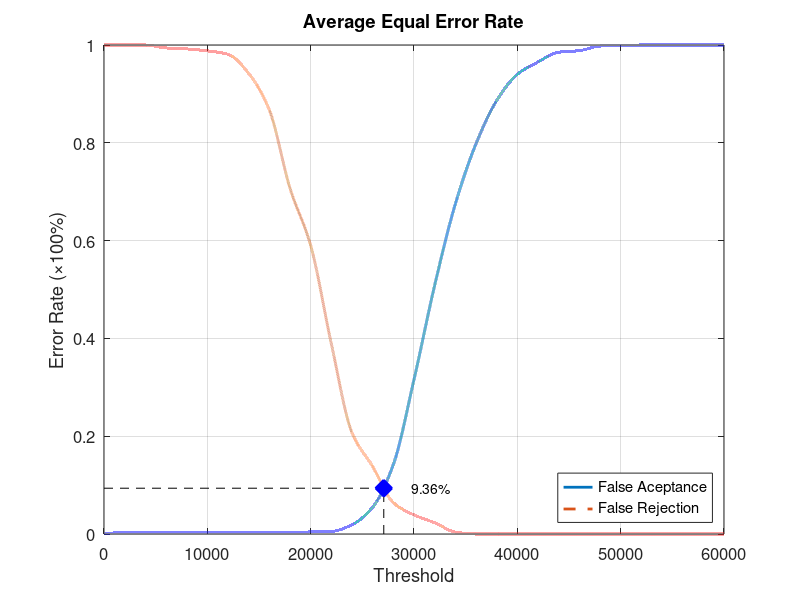
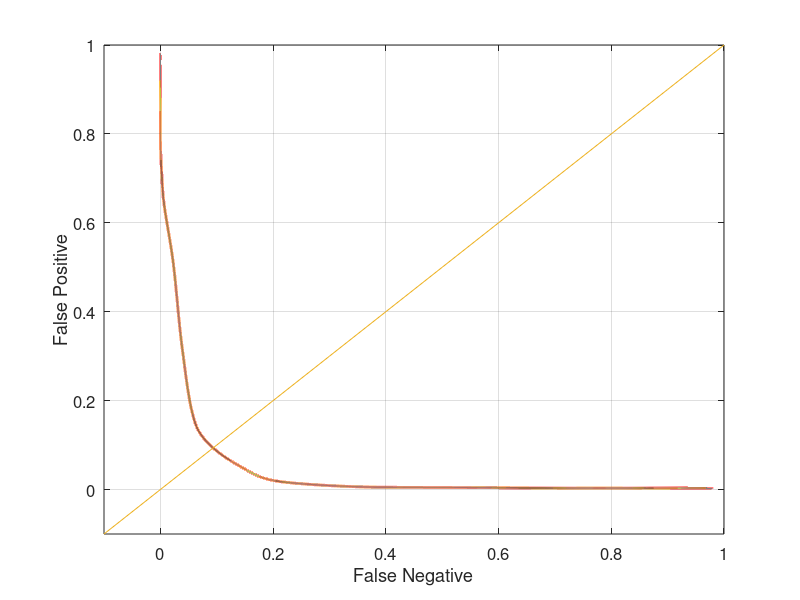

Write the MATLAB code that produced these figures, in order.
function yEER = Database3Average
close all;
clear;
clc;
x = 0:2000:60000;
xq = 0:0.5:60000;

y0 = [0 0.0031579 0.0031579 0.0031579 0.0031579 0.0031579 0.0031579 0.0031579 0.0031579 0.0031579 0.00421053 0.00526316 0.0189474 0.0547368 0.142105 0.315789 0.508421 0.674737 0.797895 0.886316 0.94 0.965263 0.985263 0.988421 0.997895 0.998947 1 1 1 1 1];
yy0 = interp1(x, y0, xq, 'pchip');
y1 = [1 1 1 0.994 0.992 0.988 0.981 0.942 0.867 0.707 0.59 0.389 0.207 0.138 0.064 0.039 0.023 0.004 0 0 0 0 0 0 0 0 0 0 0 0 0];
yy1 = interp1(x, y1, xq, 'pchip');

% Calculating EER: 
y2 = abs(y0 - y1);
find(y2 == min(y2))
yy2 = abs(yy0 - yy1);
xEER = find(yy2 == min(yy2));
xEERIndex = xq(xEER) % X-axis EER
yEER = yy0(xEER) % Y-axis EER

main = figure
plot(xq, yy0,'-','LineWidth', 2);	hold on
plot(xq, yy1,'--','LineWidth', 2);	hold on
plot([xEERIndex xEERIndex], [0 yEER], 'k--');	hold on
plot([0 xEERIndex], [yEER yEER], 'k--');	hold on
plot(xEERIndex, yEER, 'bx', 'LineWidth', 10);	hold on
text(xEERIndex + 10 * xEERIndex / 100, yEER, [num2str(round((10000 * yEER)) / 100) '%'])
legend('False Aceptance', 'False Rejection', 'Location', 'SouthEast')
xlabel('Threshold')
ylabel('Error Rate (\times100%)')
title('Average Equal Error Rate')
set(gca, 'FontSize', 12)
axis([0 60000 0 1])
grid on

print(main, 'Database3AverageMain', '-dpng');
FNRxFPR = figure('Color', [1 1 1]);
plot(yy1, yy0, '-', yy1, yy0, 'LineWidth', 2);
hold on
y = -0.1:0.1:1
plot(y, y); 
set(gca, 'FontSize', 12)
xlabel('False Negative')
ylabel('False Positive')
axis([-0.1 1 -0.1 1])
set(gca, 'FontSize', 12)
grid on

print(FNRxFPR, 'Database3AverageFNRxFPR','-dpng');
end
